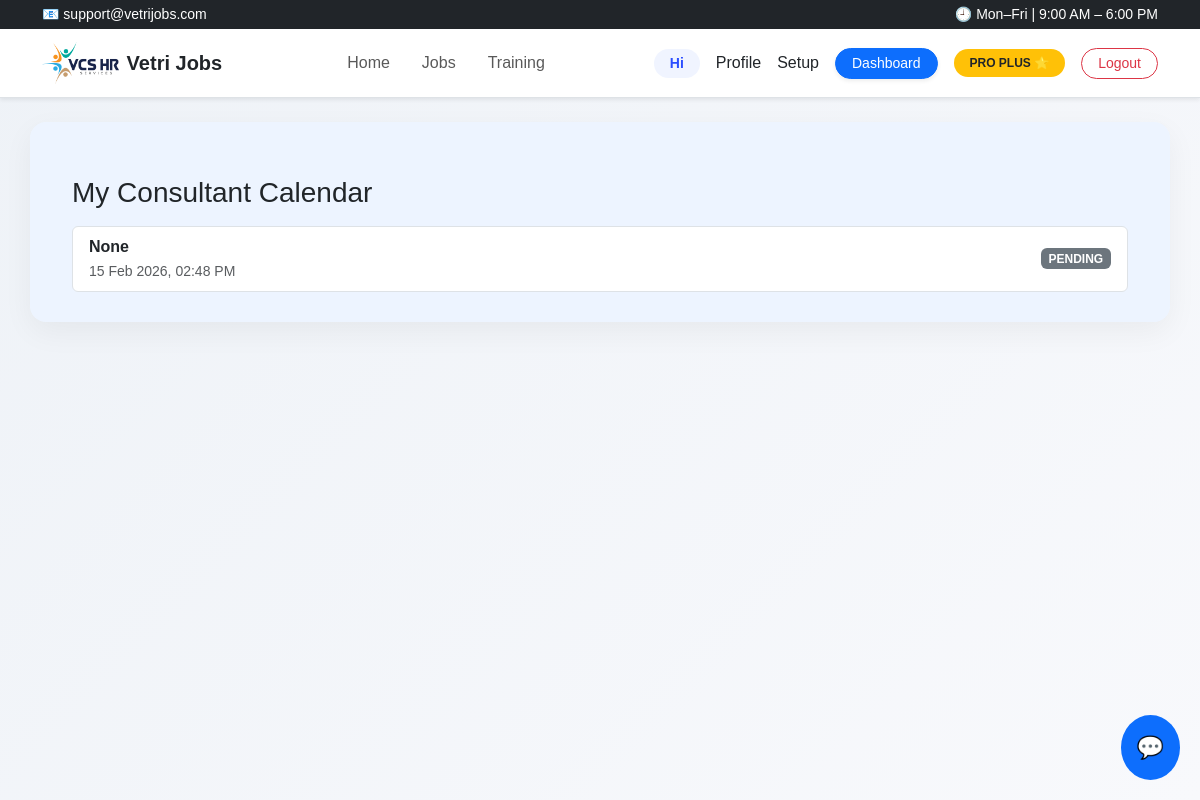
Screenshot of /consultants/calendar/ (signed in) with the database file from the repository.
### consultants/models.py (models this page shows, shortened)
class ConsultantSession(models.Model):
    PLAN_CHOICES = (
        ("PRO", "Pro"),
        ("PRO_PLUS", "Pro Plus"),
    )
    STATUS_CHOICES = (
    ("PENDING", "Pending"),
    ("ASSIGNED", "Assigned"),
    ("COMPLETED", "Completed"),
    ("CANCELLED", "Cancelled"),
)
    user = models.ForeignKey(User, on_delete=models.CASCADE)
    consultant = models.ForeignKey(
        Consultant,
        on_delete=models.SET_NULL,
        null=True
    )
    plan = models.CharField(
        max_length=20,
        choices=PLAN_CHOICES,
        default="FREE"   # ✅ IMPORTANT
    )
    scheduled_at = models.DateTimeField()
    duration_minutes = models.IntegerField(default=30)
    sla_hours = models.IntegerField(default=4)  # PRO=4, PRO_PLUS=2
    status = models.CharField(
        max_length=20,
        choices=STATUS_CHOICES,
        default="SCHEDULED"
    )
    meeting_link = models.URLField(null=True, blank=True)
    created_at = models.DateTimeField(auto_now_add=True)

### consultants/views.py (the view)
# urls.py: path("calendar/", views.my_calendar, name="calendar"),
@login_required
def my_calendar(request):
    sessions = ConsultantSession.objects.filter(
        user=request.user
    ).order_by("scheduled_at")
    return render(request, "consultants/calendar.html", {
        "sessions": sessions
    })

### templates/consultants/calendar.html (shortened to what this page needs)
{% extends "base.html" %}
{% block content %}
<div class="container mt-4">
  <h3>My Consultant Calendar</h3>
  {% if sessions %}
    <div class="list-group mt-3">
      {% for s in sessions %}
        <div class="list-group-item d-flex justify-content-between align-items-center">
          <div>
            <strong>{{ s.consultant }}</strong><br>
            <small class="text-muted">
              {{ s.scheduled_at|date:"d M Y, h:i A" }}
            </small>
          </div>
          <span class="badge
            {% if s.status == 'COMPLETED' %}bg-success
            {% elif s.status == 'SCHEDULED' %}bg-warning
            {% else %}bg-secondary{% endif %}">
            {{ s.status }}
          </span>
        </div>
      {% endfor %}
    </div>
  {% else %}
    <p class="text-muted mt-3">No sessions scheduled yet.</p>
  {% endif %}
</div>
{% endblock %}

### templates/base.html (style rules this page uses)
body { font-family: 'Poppins', sans-serif; background: linear-gradient(135deg, #eef2f7, #f8f9fc); min-height: 100vh; }

### rows the page displays
ConsultantSession: consultant "None", scheduled_at "15 Feb 2026, 02:48 PM", status "PENDING"
